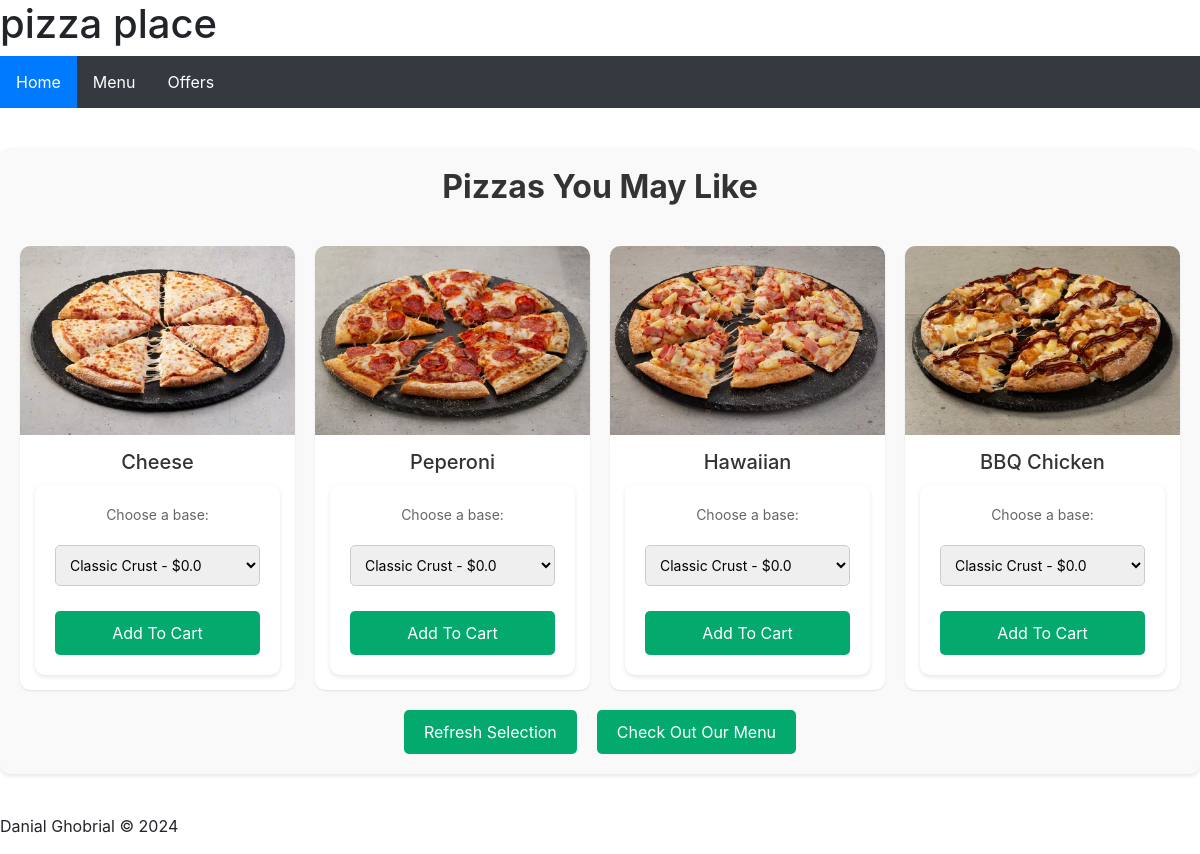
The page / on the database its author committed.
### tables this page shows
CREATE TABLE Pizza (ID INTEGER PRIMARY KEY, Type TEXT, Price REAL, photo);

### routes.py (the view)
@app.route('/')
def home():
    conn = sqlite3.connect(DATABASE)
    cur = conn.cursor()
    random_data = get_random_data()
    cur.execute('SELECT * FROM Base')
    bases = cur.fetchall()
    return render_template('home.html', data=random_data, bases=bases)

### routes.py (called while the page is built)
def get_random_data():
    with sqlite3.connect("Database/pizza.db") as conn:
        cursor = conn.cursor()
        cursor.execute("SELECT * FROM Pizza ORDER BY RANDOM() LIMIT 4")
        data = cursor.fetchall()
    return data

### templates/home.html (shortened to what this page needs)
{% extends "layout.html" %}
{% block content %}
<div class="home-container">
  <h2 class="section-title"><b>Pizzas You May Like</b></h2>
  <div class="pizzas-grid">
    {% for pizza in data %}
      <div class="pizza-card">
        <div class="pizza-image">
          <a href="/pizza/{{ pizza[0] }}"><img src="{{ pizza[3] }}" alt="{{ pizza[1] }}"></a>
        </div>
        <div class="pizza-info">
          <h3 class="pizza-title">{{ pizza[1] }}</h3>
          <form class="add-to-cart-form" action="/menucart" method="post">
            <label for="base">Choose a base:</label>
            <select name="base_id" required>
                {% for base in bases %}
                <option value="{{ base[0] }}">{{ base[1] }} - ${{ base[2] }}</option>
                {% endfor %}
            </select>
            <button type="submit" class="add-to-cart-button">Add To Cart</button>
          </form>
        </div>
      </div>
    {% endfor %}
  </div>
  <div class="home-buttons">
    <button class="refresh-button"><a href="/">Refresh Selection</a></button>
    <button class="menu-button"><a href="/menu">Check Out Our Menu</a></button>
  </div>
</div>
{% endblock %}

### static/CSS/style.css (style rules this page uses)
body { font-family: 'Segoe UI', Tahoma, Geneva, Verdana, sans-serif; background-color: #f8f9fa; color: #343a40; margin: 0; padding: 0; line-height: 1.6; }
a { text-decoration: none; }
button { background-color: #04AA6D; color: #ffffff; border: none; border-radius: 5px; padding: 10px 20px; font-size: 16px; cursor: pointer; transition: background-color 0.3s, transform 0.3s; }
form { display: flex; flex-direction: column; gap: 15px; padding: 20px; background-color: #ffffff; border-radius: 10px; box-shadow: 0 2px 4px rgba(0, 0, 0, 0.1); }
.home-container { max-width: 1200px; margin: 40px auto; padding: 20px; background-color: #f9f9f9; border-radius: 10px; box-shadow: 0 2px 4px rgba(0, 0, 0, 0.1); }
.section-title { color: #333333; text-align: center; margin-bottom: 40px; }
.pizzas-grid { display: grid; grid-template-columns: repeat(auto-fit, minmax(250px, 1fr)); gap: 20px; }
.pizza-card { background-color: #ffffff; border-radius: 10px; box-shadow: 0 1px 2px rgba(0, 0, 0, 0.1); overflow: hidden; text-align: center; transition: box-shadow 0.3s; }
.pizza-image img { width: 100%; height: auto; }
.pizza-info { padding: 15px; }
.pizza-title { color: #333333; font-size: 20px; margin-bottom: 10px; }
.add-to-cart-form { margin-top: 10px; }
.add-to-cart-form label { display: block; margin-bottom: 5px; font-size: 14px; color: #666; }
.add-to-cart-form select { width: 100%; padding: 10px; margin-bottom: 10px; border: 1px solid #ccc; border-radius: 5px; font-size: 14px; }
.add-to-cart-button { background-color: #04AA6D; color: white; padding: 10px 20px; border: none; border-radius: 5px; cursor: pointer; transition: background-color 0.3s; }
.home-buttons { display: flex; justify-content: center; margin-top: 20px; }
.home-buttons button { background-color: #04AA6D; color: white; padding: 10px 20px; border: none; border-radius: 5px; cursor: pointer; transition: background-color 0.3s; margin: 0 10px; }
.home-buttons button a { color: white; text-decoration: none; }

### rows shown on the page
Pizza: photo (picture), Type "Cheese"
Pizza: photo (picture), Type "Peperoni"
Pizza: photo (picture), Type "Hawaiian"
Pizza: photo (picture), Type "BBQ Chicken"

### other values the page prints
form field base_id "Classic Crust - $0.0"
